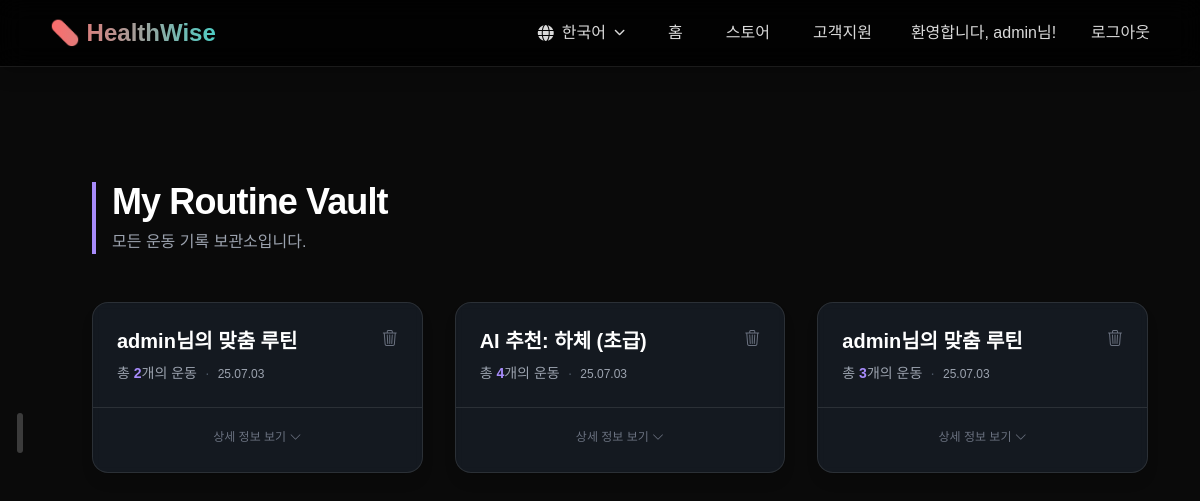
Page /routine/my-routines/ (signed in) on the committed database.
### routine/models.py (models this page shows, shortened)
class Routine(models.Model):
    user = models.ForeignKey(settings.AUTH_USER_MODEL, on_delete=models.CASCADE, related_name='routines')
    name = models.CharField(max_length=100)
    exercises = models.ManyToManyField('Exercise', through='RoutineExercise', related_name='exercise_routines')
    created_at = models.DateTimeField(auto_now_add=True)

### routine/views.py (the view)
# urls.py: path('my-routines/', views.my_routines_view, name='my_routines'),
@login_required
def my_routines_view(request):
    user_routines = Routine.objects.filter(user=request.user).prefetch_related('routineexercise_set__exercise').order_by('-created_at')
    for routine in user_routines:
        routine.display_name = get_translated_routine_name(routine.name)
    context = {
        'routines': user_routines,
        'active_menu': 'routine_list'
    }
    return render(request, 'routine/my_routines.html', context)

### routine/models.py (called while the page is built)
    @property
    def localized_name(self):
        lang = translation.get_language()  # 현재 활성화된 언어 코드 (예: 'ko', 'en')
        if lang == 'en' and self.name_en:
            return self.name_en
        if lang == 'es' and self.name_es:
            return self.name_es
        return self.name  # 기본값 또는 해당하는 언어 필드가 없을 경우 한국어 이름 반환

    @property
    def localized_muscle_group(self):
        lang = translation.get_language()
        if lang == 'en' and self.muscle_group_en:
            return self.muscle_group_en
        if lang == 'es' and self.muscle_group_es:
            return self.muscle_group_es
        return self.muscle_group

    @property
    def localized_description(self):
        lang = translation.get_language()
        if lang == 'en' and self.description_en:
            return self.description_en
        if lang == 'es' and self.description_es:
            return self.description_es
        return self.description

    @property
    def localized_precautions(self):
        lang = translation.get_language()
        if lang == 'en' and self.precautions_en:
            return self.precautions_en
        if lang == 'es' and self.precautions_es:
            return self.precautions_es
        return self.precautions

### web/templatetags/custom_translate.py (called while the page is built)
@register.simple_tag
def t(key, **kwargs):
    return translate_text(key, **kwargs)

### web/utils.py (called while the page is built)
def load_translations(lang_code):
    if lang_code in _translations:
        return _translations[lang_code]
    if not lang_code:
        lang_code = 'ko'
    file_path = settings.BASE_DIR / 'locales' / f'{lang_code}.json'
    try:
        with open(file_path, 'r', encoding='utf-8') as f:
            translations_data = json.load(f)
            if not isinstance(translations_data, dict):
                _translations[lang_code] = {}
                return {}
            _translations[lang_code] = translations_data
            return translations_data
    except (FileNotFoundError, json.JSONDecodeError) as e:
        print(f"I18N Warning: Could not load '{file_path}'. Reason: {e}")
        if lang_code != 'ko':
            return load_translations('ko')
        return {}

def t(key, **kwargs):
    current_language = translation.get_language()
    translations = load_translations(current_language)
    translated_string = translations.get(key, key)
    if kwargs:
        try:
            translated_string = translated_string.format(**kwargs)
        except KeyError:
            pass
    return mark_safe(translated_string)

### routine/templates/routine/my_routines.html (shortened to what this page needs)
{% extends 'web/dashboard_sliding_base.html' %}
{% load static custom_translate i18n %}
{% block page_content %}
<script src="https://cdn.tailwindcss.com"></script>
<div class="p-4 sm:p-8">
    <header class="text-left mb-12">
        <div class="border-l-4 border-violet-400 pl-4">
            <h1 class="text-3xl sm:text-4xl font-bold tracking-tight text-white">{% t "My Routine Vault" %}</h1>
            <p class="text-md text-gray-400 mt-2">
              {% t "모든 운동 기록 보관소입니다." %}
            </p>
        </div>
    </header>
    {% if routines %}
        <div class="grid grid-cols-1 md:grid-cols-2 lg:grid-cols-3 gap-8">
            {% for routine in routines %}
                <div class="routine-card flex flex-col bg-gray-800/50 backdrop-blur-sm border border-white/10 rounded-2xl shadow-lg transition-all duration-300 hover:border-violet-500/50 hover:shadow-2xl hover:shadow-violet-500/10">
                    <a href="{% url 'routine:routine_plan_detail' routine.id %}" class="block p-6 flex-grow no-underline">
                        <div class="flex justify-between items-start">
                            <h2 class="text-xl font-bold text-white mb-2">{{ routine.display_name }}</h2>
                            <form id="delete-form-{{ routine.id }}" method="post" action="{% url 'routine:delete_routine' routine.id %}" class="inline">
                                <button type="button" onclick="confirmDelete(event, '{{ routine.id }}')" class="text-gray-500 hover:text-red-400 transition-colors" title="{% t '삭제하기' %}"><i class="bi bi-trash3"></i></button>
                            </form>
                        </div>
                        <p class="text-sm text-gray-400">{% t '총' %} <span class="font-bold text-violet-400">{{ routine.exercises.count }}</span>{% t '개의 운동' %}<span class="mx-2 text-gray-600">·</span><span class="text-xs">{{ routine.created_at|date:"y.m.d" }}</span></p>
                    </a>
                    <div class="card-footer text-center mt-auto p-6 pt-4 border-t border-white/10">
                        <span class="text-xs text-gray-500">{% t "상세 정보 보기" %} <i class="bi bi-chevron-down reveal-icon inline-block"></i></span>
                    </div>
                </div>
            {% endfor %}
        </div>
    {% endif %}
</div>
{% endblock %}

### web/templates/web/_header.html (shortened to what this page needs)
{% load static i18n custom_translate %}
<link rel="stylesheet" href="https://cdnjs.cloudflare.com/ajax/libs/font-awesome/6.5.1/css/all.min.css" />
<nav class="nav-container">
    <a href="/" class="logo" style="text-decoration: none;">💊 HealthWise</a>
    <ul class="nav-menu">
        <li>
            <div class="language-dropdown-container">
                <button type="button" id="language-toggle-btn" class="nav-item">
                    <i class="fas fa-globe"></i>
                    <span class="language-text">
                        {% get_current_language as LANGUAGE_CODE %}
                        {% if LANGUAGE_CODE == 'ko' %}한국어
                        {% elif LANGUAGE_CODE == 'en' %}English
                        {% elif LANGUAGE_CODE == 'es' %}Español
                        {% else %}Language
                        {% endif %}
                    </span>
                    <i class="fas fa-chevron-down" style="font-size: 0.7em;"></i>
                </button>
                    {% get_current_language as LANGUAGE_CODE %}
            </div>
        </li>
        <li><a href="/" class="nav-item">{% t "홈" %}</a></li>
        <li><a href="{% url 'store:home' %}" class="nav-item">{% t "스토어" %}</a></li>
        <li><a href="{% url 'web:support' %}" class="nav-item {% if active_menu == 'support' %}active{% endif %}">{% t "고객지원" %}</a></li>
        {% if user.is_authenticated %}
            <li style="padding: 5px 0; color: rgba(255, 255, 255, 0.85); font-weight: 500;">{% t "환영합니다, {name}님!" name=user.username|default:_("사용자") %}</li>
            <li>
                <form id="logout-form" method="post" action="{% url 'accounts:logout' %}" style="display: inline;">
                    <button type="submit" class="nav-item" style="background: none; border: none; color: rgba(255, 255, 255, 0.85); cursor: pointer; padding: 5px 0; font-size: 1rem; font-weight: 500; font-family: inherit;">{% t "로그아웃" %}</button>
                </form>
            </li>
        {% else %}
            <li><a href="{% url 'accounts:login' %}" class="nav-item">{% t "로그인" %}</a></li>
            <li><a href="{% url 'accounts:signup' %}" class="nav-item">{% t "회원가입" %}</a></li>
        {% endif %}
    </ul>
</nav>

### web/templates/web/base_simple.html (style rules this page uses)
body { background-color: #0a0a0a; color: #fff; font-family: 'Pretendard', 'Poppins', sans-serif; margin: 0; padding-top: 85px; }
.app-header .nav-container { display: flex; justify-content: space-between; align-items: center; max-width: 1400px; margin: 0 auto; }
.app-header .logo { font-size: 24px; font-weight: 800; background: linear-gradient(90deg, #ff6b6b, #4ecdc4); -webkit-background-clip: text; background-clip: text; -webkit-text-fill-color: transparent; text-decoration: none; }
.app-header .nav-menu { list-style: none; display: flex; align-items: center; gap: 35px; margin: 0; padding: 0; }
.app-header .nav-item { color: rgba(255, 255, 255, 0.85); text-decoration: none; font-size: 1rem; font-weight: 500; transition: color 0.3s ease, transform 0.3s ease; position: relative; padding: 6px 4px; background: none; border: none; cursor: pointer; font-family: inherit; }
.app-header .nav-item::after { content: ''; position: absolute; bottom: 0; left: 0; width: 0; height: 2.5px; background: linear-gradient(90deg, #ff6b6b, #4ecdc4); transition: width 0.35s ease-out; }
.app-header .nav-item .fas { font-family: 'Font Awesome 6 Free', 'FontAwesome' !important; font-weight: 900 !important; color: inherit; }
.language-dropdown-container { position: relative; }
.language-dropdown-container .nav-item .fa-chevron-down { transition: transform 0.3s ease; }
#language-toggle-btn { display: flex; align-items: center; gap: 8px; }

### web/templates/web/dashboard_sliding_base.html (style rules this page uses)
body { background: #0a0a0a !important; color: rgba(255, 255, 255, 0.8) !important; overflow: auto !important; cursor: auto !important; }

### routine/templates/routine/my_routines.html (style rules this page uses)
.card-footer { transition: opacity 0.3s ease-in-out; }
.reveal-icon { transition: transform 0.3s ease-in-out; }

### rows in the picture
Routine: display_name "admin님의 맞춤 루틴", t "총", exercises.count "2", t "개의 운동", created_at "25.07.03", t "상세 정보 보기"
Routine: display_name "AI 추천: 하체 (초급)", t "총", exercises.count "4", t "개의 운동", created_at "25.07.03", t "상세 정보 보기"
Routine: display_name "admin님의 맞춤 루틴", t "총", exercises.count "3", t "개의 운동", created_at "25.07.03", t "상세 정보 보기"
